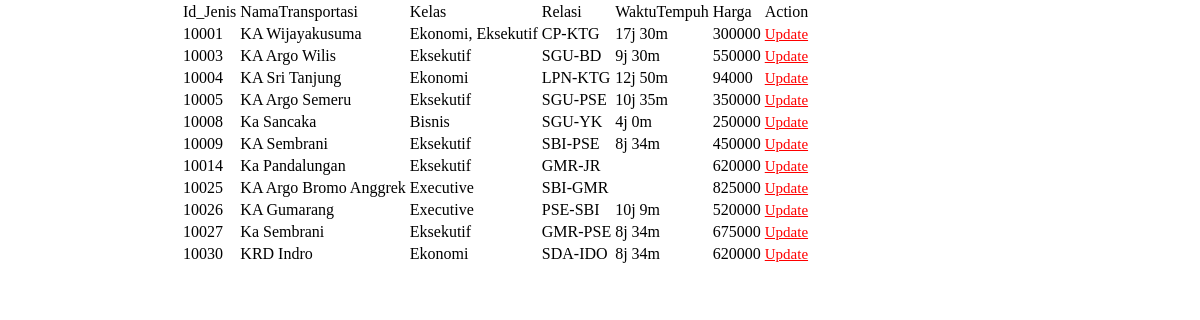
Screenshot of /Update.php with the database file from the repository.
### tables this page shows
CREATE TABLE `transportasi` (
  `Id_Jenis` int(11) NOT NULL,
  `NamaTransportasi` varchar(30) NOT NULL,
  `Kelas` varchar(50) NOT NULL,
  `Relasi` varchar(50) NOT NULL,
  `WaktuTempuh` varchar(10) NOT NULL,
  `Harga` int(20) NOT NULL
);

### Update.php (the view, shortened to what this page needs)
<?php
include_once 'connect.php';
$result = mysqli_query($koneksi,"SELECT * FROM transportasi");
?>
<!DOCTYPE html>
<html>
 <head>
   <link rel="stylesheet" href="Style.css">
 </head>
<body>
<?php
if (mysqli_num_rows($result) > 0) {
?>
<table>
	  <tr>
	    <td>Id_Jenis</td>
		<td>NamaTransportasi</td>
		<td>Kelas</td>
		<td>Relasi</td>
		<td>WaktuTempuh</td>
		<td>Harga</td>
		<td>Action</td>
	  </tr>
			<?php
			while($row = mysqli_fetch_array($result)) {
			?>
	  <tr>
	    <td><?php echo $row["Id_Jenis"]; ?></td>
		<td><?php echo $row["NamaTransportasi"]; ?></td>
		<td><?php echo $row["Kelas"]; ?></td>
		<td><?php echo $row["Relasi"]; ?></td>
		<td><?php echo $row["WaktuTempuh"]; ?></td>
		<td><?php echo $row["Harga"]; ?></td>
		<td><a href="UpdateProcess.php?Id_Jenis=<?php echo $row["Id_Jenis"]; ?>">Update</a></td>
      </tr>
			<?php
			}
			?>
</table>
 <?php
}
else
{
    echo "No result found";
}
?>
 </body>
</html>

### Style.css (style rules this page uses)
body { width: 70%; margin: auto; }
a:link { color: red; }
a { font-size: 15px; }

### rows the page displays
transportasi: Id_Jenis "10001", NamaTransportasi "KA Wijayakusuma", Kelas "Ekonomi, Eksekutif", Relasi "CP-KTG", WaktuTempuh "17j 30m", Harga "300000"
transportasi: Id_Jenis "10003", NamaTransportasi "KA Argo Wilis", Kelas "Eksekutif", Relasi "SGU-BD", WaktuTempuh "9j 30m", Harga "550000"
transportasi: Id_Jenis "10004", NamaTransportasi "KA Sri Tanjung", Kelas "Ekonomi", Relasi "LPN-KTG", WaktuTempuh "12j 50m", Harga "94000"
transportasi: Id_Jenis "10005", NamaTransportasi "KA Argo Semeru", Kelas "Eksekutif", Relasi "SGU-PSE", WaktuTempuh "10j 35m", Harga "350000"
transportasi: Id_Jenis "10008", NamaTransportasi "Ka Sancaka", Kelas "Bisnis", Relasi "SGU-YK", WaktuTempuh "4j 0m", Harga "250000"
transportasi: Id_Jenis "10009", NamaTransportasi "KA Sembrani", Kelas "Eksekutif", Relasi "SBI-PSE", WaktuTempuh "8j 34m", Harga "450000"
transportasi: Id_Jenis "10014", NamaTransportasi "Ka Pandalungan", Kelas "Eksekutif", Relasi "GMR-JR", Harga "620000"
transportasi: Id_Jenis "10025", NamaTransportasi "KA Argo Bromo Anggrek", Kelas "Executive", Relasi "SBI-GMR", Harga "825000"
transportasi: Id_Jenis "10026", NamaTransportasi "KA Gumarang", Kelas "Executive", Relasi "PSE-SBI", WaktuTempuh "10j 9m", Harga "520000"
transportasi: Id_Jenis "10027", NamaTransportasi "Ka Sembrani", Kelas "Eksekutif", Relasi "GMR-PSE", WaktuTempuh "8j 34m", Harga "675000"
transportasi: Id_Jenis "10030", NamaTransportasi "KRD Indro", Kelas "Ekonomi", Relasi "SDA-IDO", WaktuTempuh "8j 34m", Harga "620000"
